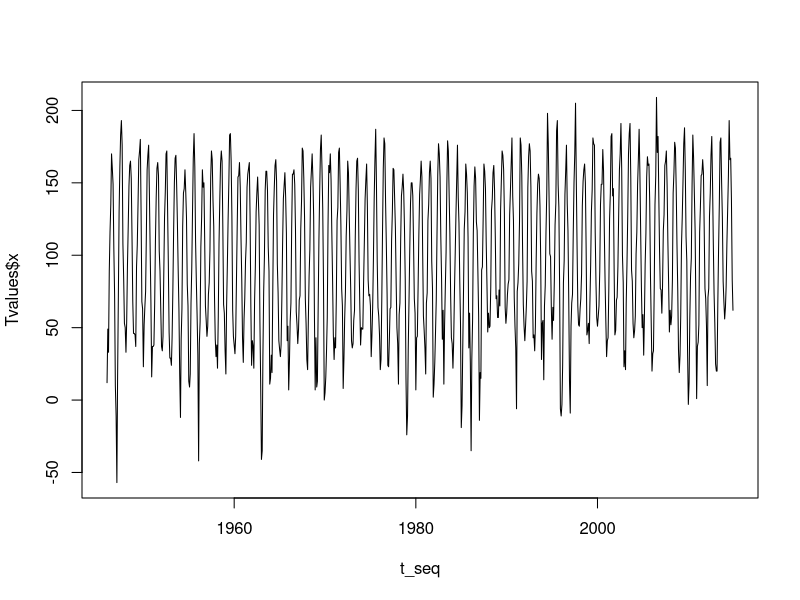
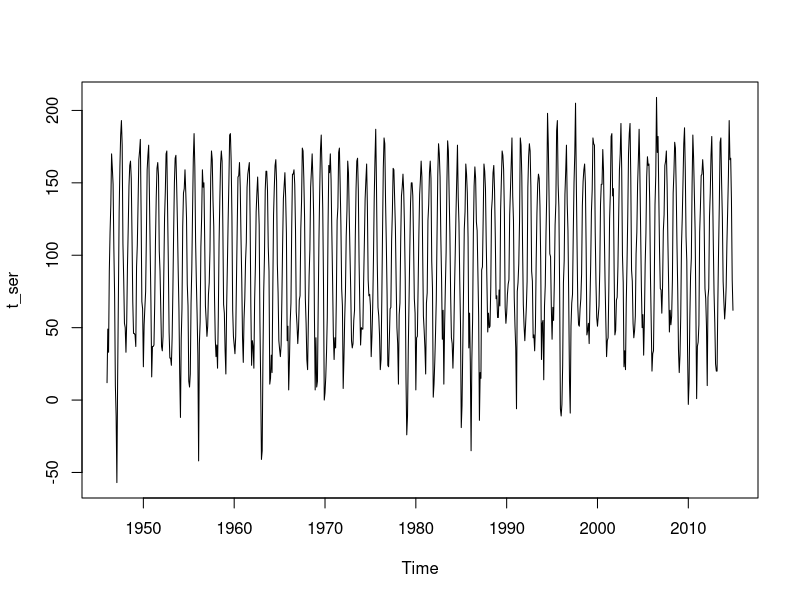
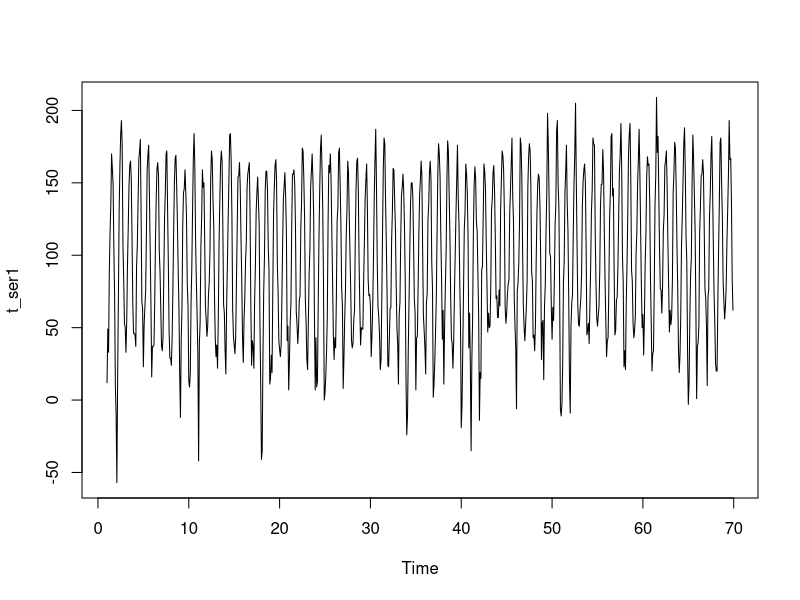
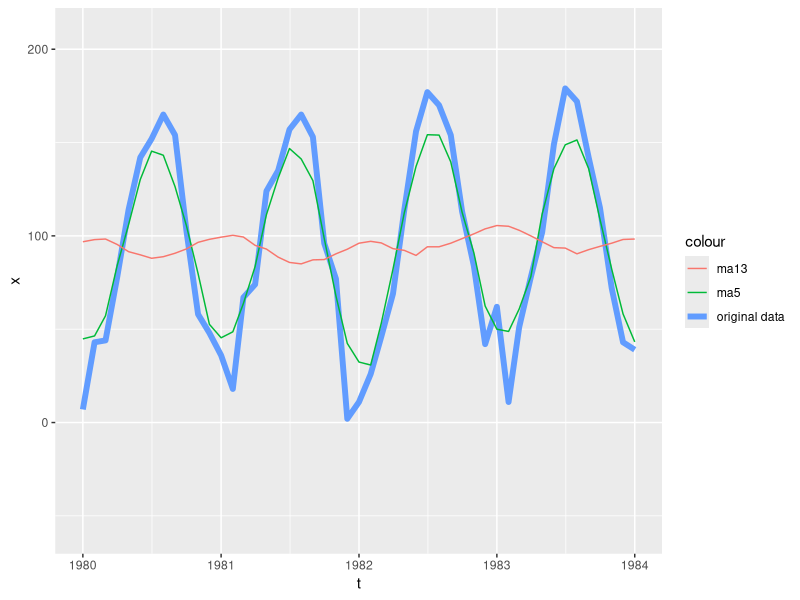
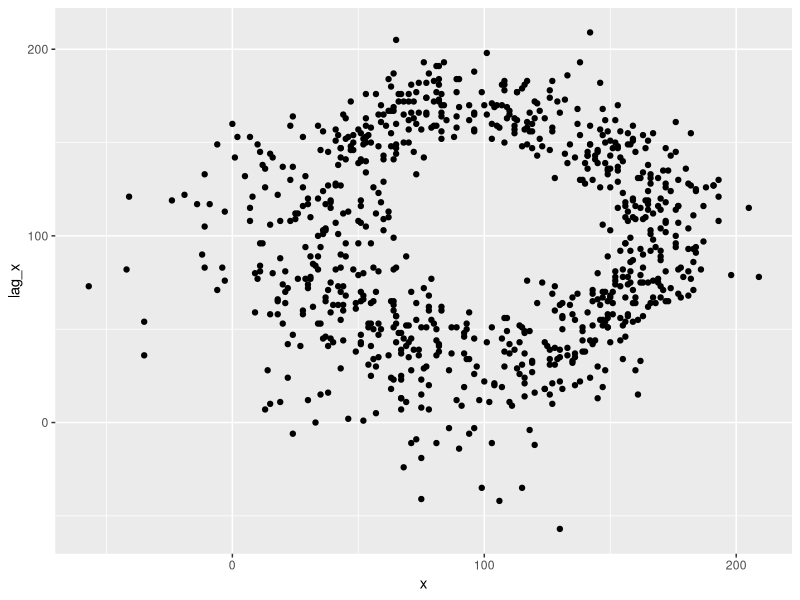
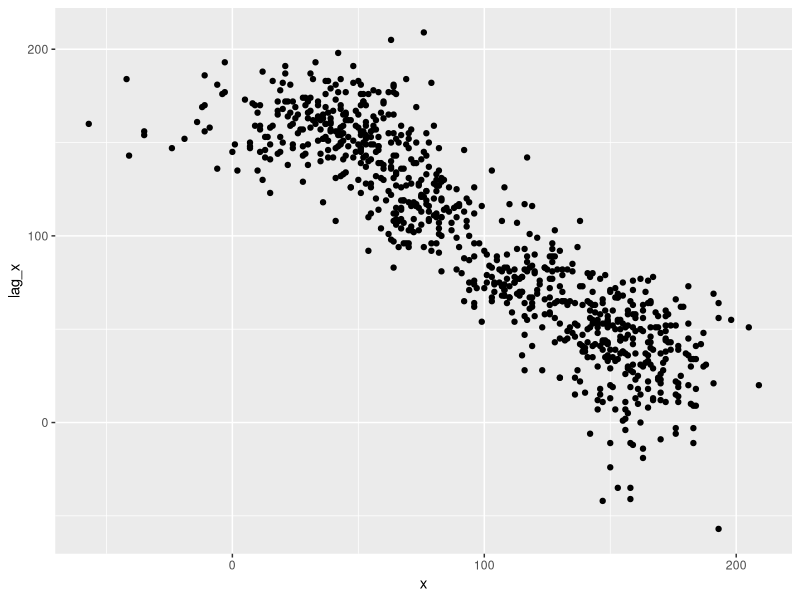
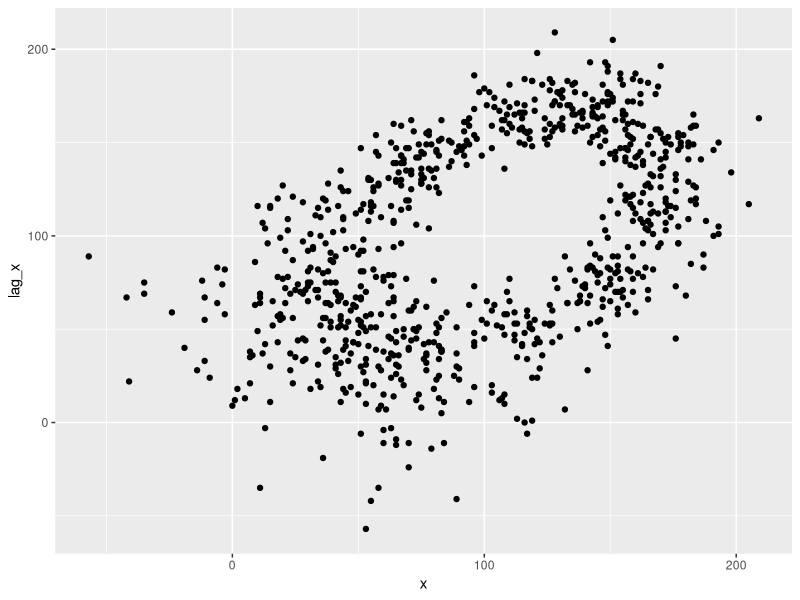
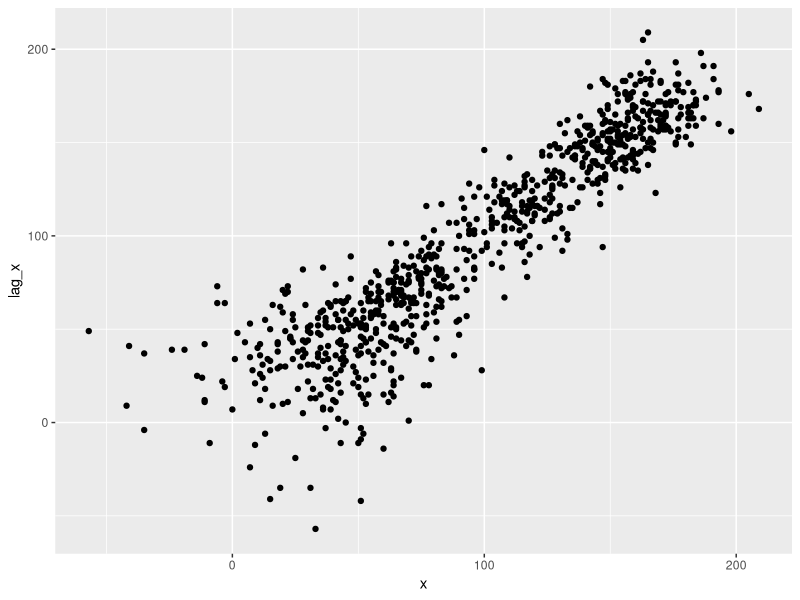

The R script that drew these images, in order:
## ---- chunk 1
library(ggplot2)
library(dplyr)
library(forecast)
## ---- chunk 2
Tvalues = read.csv("./data/Pr_20May1.csv")
#Tvalues = Tvalues$x 

Tvalues$t = seq(from = as.Date("1946-01-01"), to = as.Date("2014-12-01"), by = "1 month")

# TODO remove this?
t_seq = seq(from = as.Date("1946-01-01"), to = as.Date("2014-12-01"), by = "1 month")

plot(t_seq, Tvalues$x, type = "l")
## ---- chunk 3
t_ser <- ts(Tvalues$x, start = c(1946, 1), freq = 12)
plot(t_ser)

t_ser1 <- ts(Tvalues$x, freq = 12)
plot(t_ser1)
## ---- chunk 4
ma5 = ma(Tvalues, order = 5)
ma13 = ma(Tvalues, order = 13)

Tvalues_with_ma = Tvalues %>% 
  mutate(ma5 = ma(x, order = 5), 
         ma13 = ma(x, order = 13))

#plot(t_seq[1:60], Tvalues[1:60], type = "l")
#lines(t_seq[1:60], ma5[1:60], col = "red")
#lines(t_seq[1:60], ma13[1:60], col = "green")

ggplot(Tvalues_with_ma, aes(x=t)) + 
  geom_line(aes(y=x, color="original data"), size=2) + 
  geom_line(aes(y=ma5, color="ma5")) + 
  geom_line(aes(y=ma13, color="ma13")) + 
  xlim(c(as.Date("1980-01-01"), 
         as.Date("1984-01-01"))) # Just show data from 1980-1984, otherwise the plot is too cluttered

## ---- chunk 5
a = c(1:10)
print(a)
lag(a, 3)
## ---- chunk 6
Tvalues_lag3 = Tvalues %>% mutate(lag_x = lag(x, 3))
## ---- chunk 7
head(Tvalues_lag3)
## ---- chunk 8
ggplot(data = Tvalues %>% mutate(lag_x = lag(x, 3)), 
       aes(x=x, y=lag_x)) + 
  geom_point()

# data shifted 6 months
ggplot(data = Tvalues %>% mutate(lag_x = lag(x, 6)), 
       aes(x=x, y=lag_x)) + 
  geom_point()

# data shifted 10 months
ggplot(data = Tvalues %>% mutate(lag_x = lag(x, 10)), 
       aes(x=x, y=lag_x)) + 
  geom_point()

# data shifted 12 months
ggplot(data = Tvalues %>% mutate(lag_x = lag(x, 12)), 
       aes(x=x, y=lag_x)) + 
  geom_point()
## ---- chunk 9
acf_T = acf(Tvalues,type = "correlation", lag.max = 64)
acf_10 = acf_T$acf[10]
## ---- chunk 10
output = decompose(t_ser1)
plot(output)

t_des <- t_ser1 - output$seasonal
plot(t_des)
acf_des <- acf(as.vector(t_des), type = "correlation", lag.max = 64)
## ---- chunk 11
t_ser_random <- ts(runif(20*12), freq = 12)
output = decompose(t_ser1)
plot(output)
## ---- chunk 12
df1 = data.frame(random = output$random, 
                 seasonal = output$seasonal)

ggplot() + geom_density(data=df1, aes(x=random, fill="random"), alpha=0.5) + 
  geom_density(data=df1, aes(x=seasonal, fill="seasonal"), alpha=0.5) + xlab("value")
## ---- chunk 13
range(output$random, na.rm=TRUE)
range(output$seasonal, na.rm=TRUE)
## ---- chunk 14
output1 = stl(t_ser1, s.window = 15, t.window = 12*15+1)
plot(output1)
t_rem <- output1$time.series[,"remainder"]
acf_rem <-acf(as.vector(t_rem), type = "correlation", lag.max = 64)
